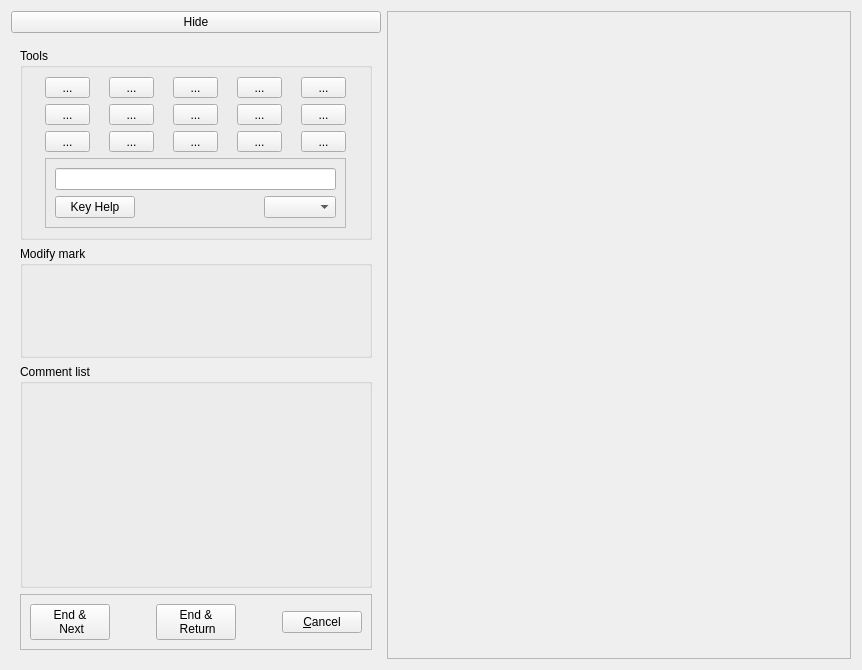
<?xml version="1.0" encoding="UTF-8"?>
<ui version="4.0">
 <class>annotator_rhm</class>
 <widget class="QWidget" name="annotator_rhm">
  <property name="windowModality">
   <enum>Qt::WindowModal</enum>
  </property>
  <property name="geometry">
   <rect>
    <x>0</x>
    <y>0</y>
    <width>862</width>
    <height>670</height>
   </rect>
  </property>
  <property name="windowTitle">
   <string>Annotate paper</string>
  </property>
  <layout class="QGridLayout" name="gridLayout">
   <item row="0" column="2" rowspan="6">
    <widget class="QFrame" name="pageFrame">
     <property name="sizePolicy">
      <sizepolicy hsizetype="Preferred" vsizetype="Preferred">
       <horstretch>2</horstretch>
       <verstretch>0</verstretch>
      </sizepolicy>
     </property>
     <property name="frameShape">
      <enum>QFrame::StyledPanel</enum>
     </property>
     <property name="frameShadow">
      <enum>QFrame::Raised</enum>
     </property>
     <layout class="QGridLayout" name="pageFrameGrid">
      <property name="leftMargin">
       <number>3</number>
      </property>
      <property name="topMargin">
       <number>3</number>
      </property>
      <property name="rightMargin">
       <number>3</number>
      </property>
      <property name="bottomMargin">
       <number>3</number>
      </property>
     </layout>
    </widget>
   </item>
   <item row="1" column="1" rowspan="5">
    <widget class="QFrame" name="hideableBox">
     <layout class="QVBoxLayout" name="verticalLayout">
      <item>
       <widget class="QGroupBox" name="groupBox">
        <property name="sizePolicy">
         <sizepolicy hsizetype="Preferred" vsizetype="Preferred">
          <horstretch>0</horstretch>
          <verstretch>1</verstretch>
         </sizepolicy>
        </property>
        <property name="title">
         <string>Tools</string>
        </property>
        <layout class="QGridLayout" name="gridLayout_3">
         <item row="0" column="4">
          <widget class="QToolButton" name="crossButton">
           <property name="minimumSize">
            <size>
             <width>45</width>
             <height>0</height>
            </size>
           </property>
           <property name="toolTip">
            <string>press e</string>
           </property>
           <property name="text">
            <string>...</string>
           </property>
          </widget>
         </item>
         <item row="0" column="5">
          <widget class="QToolButton" name="commentUpButton">
           <property name="minimumSize">
            <size>
             <width>45</width>
             <height>0</height>
            </size>
           </property>
           <property name="toolTip">
            <string>press r</string>
           </property>
           <property name="toolTipDuration">
            <number>-1</number>
           </property>
           <property name="text">
            <string>...</string>
           </property>
          </widget>
         </item>
         <item row="2" column="4">
          <widget class="QToolButton" name="tickButton">
           <property name="minimumSize">
            <size>
             <width>45</width>
             <height>0</height>
            </size>
           </property>
           <property name="toolTip">
            <string>press d</string>
           </property>
           <property name="toolTipDuration">
            <number>-1</number>
           </property>
           <property name="text">
            <string>...</string>
           </property>
          </widget>
         </item>
         <item row="2" column="5">
          <widget class="QToolButton" name="commentButton">
           <property name="minimumSize">
            <size>
             <width>45</width>
             <height>0</height>
            </size>
           </property>
           <property name="toolTip">
            <string>press f</string>
           </property>
           <property name="toolTipDuration">
            <number>-1</number>
           </property>
           <property name="text">
            <string>...</string>
           </property>
          </widget>
         </item>
         <item row="3" column="4">
          <widget class="QToolButton" name="boxButton">
           <property name="minimumSize">
            <size>
             <width>45</width>
             <height>0</height>
            </size>
           </property>
           <property name="toolTip">
            <string>press c</string>
           </property>
           <property name="text">
            <string>...</string>
           </property>
          </widget>
         </item>
         <item row="3" column="5">
          <widget class="QToolButton" name="commentDownButton">
           <property name="minimumSize">
            <size>
             <width>45</width>
             <height>0</height>
            </size>
           </property>
           <property name="toolTip">
            <string>press v</string>
           </property>
           <property name="toolTipDuration">
            <number>-1</number>
           </property>
           <property name="text">
            <string>...</string>
           </property>
          </widget>
         </item>
         <item row="0" column="6">
          <widget class="QToolButton" name="penButton">
           <property name="minimumSize">
            <size>
             <width>45</width>
             <height>0</height>
            </size>
           </property>
           <property name="toolTip">
            <string>press t</string>
           </property>
           <property name="text">
            <string>...</string>
           </property>
          </widget>
         </item>
         <item row="2" column="6">
          <widget class="QToolButton" name="textButton">
           <property name="minimumSize">
            <size>
             <width>45</width>
             <height>0</height>
            </size>
           </property>
           <property name="toolTip">
            <string>press g</string>
           </property>
           <property name="text">
            <string>...</string>
           </property>
          </widget>
         </item>
         <item row="3" column="6">
          <widget class="QToolButton" name="lineButton">
           <property name="minimumSize">
            <size>
             <width>45</width>
             <height>0</height>
            </size>
           </property>
           <property name="toolTip">
            <string>press b</string>
           </property>
           <property name="text">
            <string>...</string>
           </property>
          </widget>
         </item>
         <item row="3" column="3">
          <widget class="QToolButton" name="deleteButton">
           <property name="minimumSize">
            <size>
             <width>45</width>
             <height>0</height>
            </size>
           </property>
           <property name="toolTip">
            <string>press x</string>
           </property>
           <property name="text">
            <string>...</string>
           </property>
          </widget>
         </item>
         <item row="2" column="3">
          <widget class="QToolButton" name="undoButton">
           <property name="minimumSize">
            <size>
             <width>45</width>
             <height>0</height>
            </size>
           </property>
           <property name="toolTip">
            <string>press s</string>
           </property>
           <property name="text">
            <string>...</string>
           </property>
          </widget>
         </item>
         <item row="0" column="3">
          <widget class="QToolButton" name="redoButton">
           <property name="minimumSize">
            <size>
             <width>45</width>
             <height>0</height>
            </size>
           </property>
           <property name="toolTip">
            <string>press w</string>
           </property>
           <property name="text">
            <string>...</string>
           </property>
          </widget>
         </item>
         <item row="0" column="2">
          <widget class="QToolButton" name="panButton">
           <property name="minimumSize">
            <size>
             <width>45</width>
             <height>0</height>
            </size>
           </property>
           <property name="toolTip">
            <string>press q</string>
           </property>
           <property name="text">
            <string>...</string>
           </property>
          </widget>
         </item>
         <item row="2" column="2">
          <widget class="QToolButton" name="zoomButton">
           <property name="minimumSize">
            <size>
             <width>45</width>
             <height>0</height>
            </size>
           </property>
           <property name="toolTip">
            <string>press a</string>
           </property>
           <property name="text">
            <string>...</string>
           </property>
          </widget>
         </item>
         <item row="3" column="2">
          <widget class="QToolButton" name="moveButton">
           <property name="minimumSize">
            <size>
             <width>45</width>
             <height>0</height>
            </size>
           </property>
           <property name="toolTip">
            <string>press z</string>
           </property>
           <property name="text">
            <string>...</string>
           </property>
          </widget>
         </item>
         <item row="5" column="2" colspan="5">
          <widget class="QFrame" name="frame">
           <property name="frameShape">
            <enum>QFrame::StyledPanel</enum>
           </property>
           <property name="frameShadow">
            <enum>QFrame::Raised</enum>
           </property>
           <layout class="QGridLayout" name="gridLayout_4">
            <item row="1" column="1">
             <spacer name="horizontalSpacer_2">
              <property name="orientation">
               <enum>Qt::Horizontal</enum>
              </property>
              <property name="sizeHint" stdset="0">
               <size>
                <width>40</width>
                <height>20</height>
               </size>
              </property>
             </spacer>
            </item>
            <item row="1" column="2">
             <widget class="QComboBox" name="zoomCB"/>
            </item>
            <item row="1" column="0">
             <widget class="QPushButton" name="keyHelpButton">
              <property name="text">
               <string>Key Help</string>
              </property>
             </widget>
            </item>
            <item row="0" column="0" colspan="3">
             <widget class="QLineEdit" name="toolLineEdit">
              <property name="alignment">
               <set>Qt::AlignCenter</set>
              </property>
              <property name="readOnly">
               <bool>true</bool>
              </property>
             </widget>
            </item>
           </layout>
          </widget>
         </item>
        </layout>
       </widget>
      </item>
      <item>
       <widget class="QGroupBox" name="markBox">
        <property name="sizePolicy">
         <sizepolicy hsizetype="Preferred" vsizetype="Preferred">
          <horstretch>0</horstretch>
          <verstretch>1</verstretch>
         </sizepolicy>
        </property>
        <property name="title">
         <string>Modify mark</string>
        </property>
        <layout class="QGridLayout" name="markGrid">
         <property name="leftMargin">
          <number>3</number>
         </property>
         <property name="topMargin">
          <number>3</number>
         </property>
         <property name="rightMargin">
          <number>3</number>
         </property>
         <property name="bottomMargin">
          <number>3</number>
         </property>
         <property name="spacing">
          <number>3</number>
         </property>
        </layout>
       </widget>
      </item>
      <item>
       <widget class="QGroupBox" name="groupBox_3">
        <property name="sizePolicy">
         <sizepolicy hsizetype="Preferred" vsizetype="Preferred">
          <horstretch>0</horstretch>
          <verstretch>2</verstretch>
         </sizepolicy>
        </property>
        <property name="title">
         <string>Comment list</string>
        </property>
        <layout class="QGridLayout" name="commentGrid">
         <property name="leftMargin">
          <number>3</number>
         </property>
         <property name="topMargin">
          <number>3</number>
         </property>
         <property name="rightMargin">
          <number>3</number>
         </property>
         <property name="bottomMargin">
          <number>3</number>
         </property>
         <property name="spacing">
          <number>3</number>
         </property>
        </layout>
       </widget>
      </item>
      <item>
       <widget class="QFrame" name="frame_2">
        <property name="frameShape">
         <enum>QFrame::StyledPanel</enum>
        </property>
        <property name="frameShadow">
         <enum>QFrame::Raised</enum>
        </property>
        <layout class="QGridLayout" name="gridLayout_2">
         <item row="0" column="2">
          <widget class="QPushButton" name="finishNoRelaunchButton">
           <property name="text">
            <string>End &amp;&amp; 
 Return</string>
           </property>
          </widget>
         </item>
         <item row="0" column="4">
          <widget class="QPushButton" name="cancelButton">
           <property name="text">
            <string>&amp;Cancel</string>
           </property>
          </widget>
         </item>
         <item row="0" column="0">
          <widget class="QPushButton" name="finishedButton">
           <property name="text">
            <string>End &amp;&amp; 
 Next</string>
           </property>
          </widget>
         </item>
         <item row="0" column="1">
          <spacer name="horizontalSpacer">
           <property name="orientation">
            <enum>Qt::Horizontal</enum>
           </property>
           <property name="sizeHint" stdset="0">
            <size>
             <width>40</width>
             <height>20</height>
            </size>
           </property>
          </spacer>
         </item>
         <item row="0" column="3">
          <spacer name="horizontalSpacer_4">
           <property name="orientation">
            <enum>Qt::Horizontal</enum>
           </property>
           <property name="sizeHint" stdset="0">
            <size>
             <width>40</width>
             <height>20</height>
            </size>
           </property>
          </spacer>
         </item>
        </layout>
       </widget>
      </item>
     </layout>
    </widget>
   </item>
   <item row="0" column="1">
    <widget class="QPushButton" name="hideButton">
     <property name="text">
      <string>Hide</string>
     </property>
    </widget>
   </item>
  </layout>
 </widget>
 <tabstops>
  <tabstop>finishedButton</tabstop>
  <tabstop>cancelButton</tabstop>
 </tabstops>
 <resources/>
 <connections/>
</ui>
